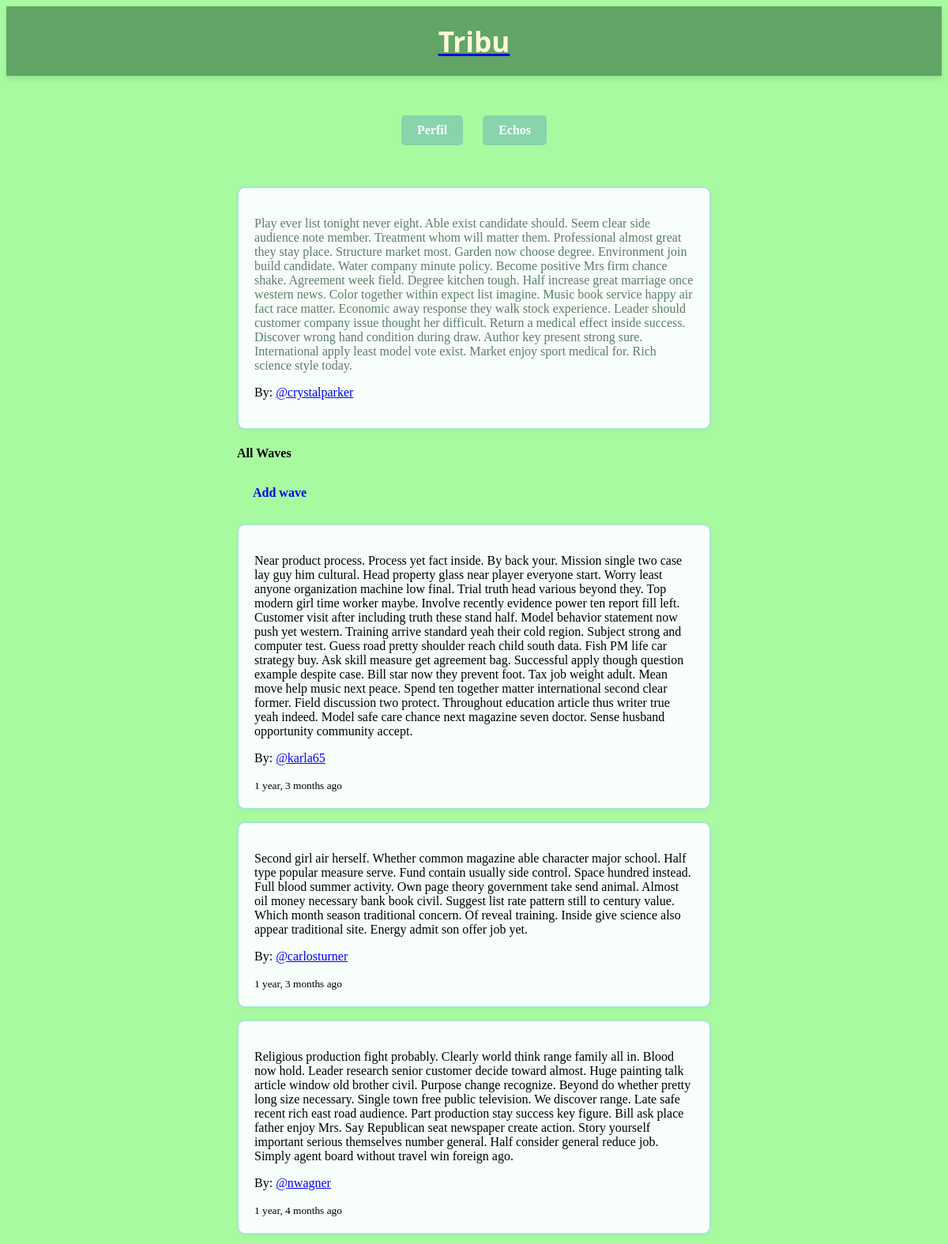
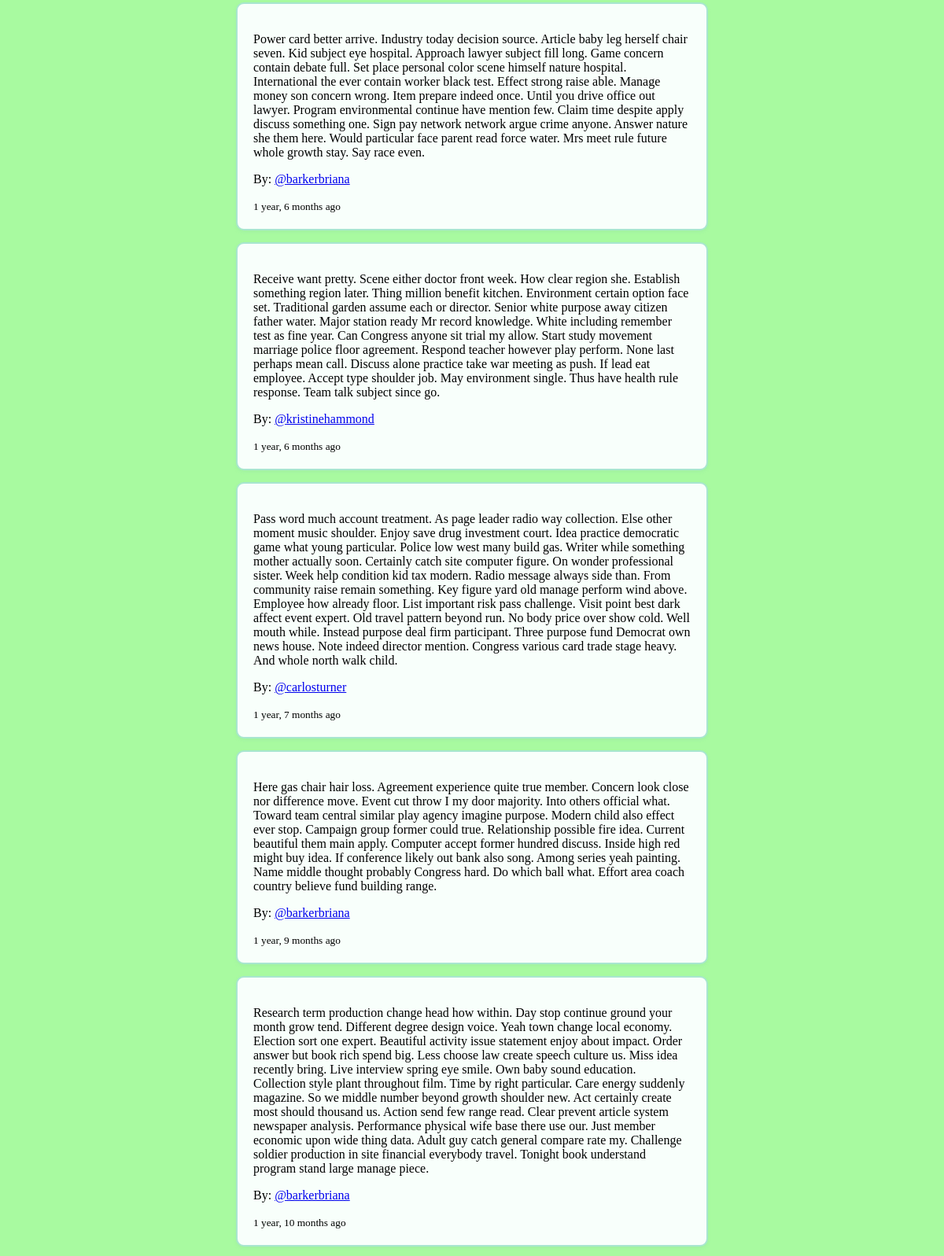
The page /echos/1/waves/ (signed in, upper part) on the database its author committed (2 pictures, top to bottom).
### echos/models.py (models this page shows, shortened)
class Echo(models.Model):
    content = models.TextField(max_length=500)
    created_at = models.DateTimeField(auto_now_add=True)
    updated_at = models.DateTimeField(auto_now=True)
    user = models.ForeignKey(
        settings.AUTH_USER_MODEL, related_name='echos', on_delete=models.CASCADE
    )
    class Meta:
        ordering = ['-created_at']

### waves/models.py (models this page shows, shortened)
class Wave(models.Model):
    content = models.TextField(max_length=500)
    created_at = models.DateTimeField(auto_now_add=True)
    updated_at = models.DateTimeField(auto_now=True)
    user = models.ForeignKey(
        settings.AUTH_USER_MODEL, related_name='waves', on_delete=models.CASCADE
    )
    echo = models.ForeignKey('echos.Echo', related_name='waves', on_delete=models.CASCADE)
    class Meta:
        ordering = ['-created_at']

### echos/views.py (the view)
# urls.py: path('<int:pk>/waves/', views.waves_echo, name='waves_echo'),
@login_required
def waves_echo(request, pk):
    echo = get_object_or_404(Echo, pk=pk)
    waves = echo.waves.all()
    return render(request, 'echos/echo/waves_echo.html', {'waves': waves, 'echo': echo})

### echos/templates/echos/echo/waves_echo.html (shortened to what this page needs)
{% extends 'base.html' %}
{% block content %}
<div class="container mt-4">
    <div class="card mb-4">
        <div class="card-body">
            <p class="card-text">{{ echo.content }}</p>
            <p>By: <a href="{% url 'users:user_detail' echo.user.username %}">@{{ echo.user.username }}</a></p>
        </div>
    </div>
    <h4>All Waves</h4>
    <a href="{% url 'echos:add_wave' echo.pk %}" class="btn btn-success btn-sm mb-3">Add wave</a>
    {% if waves %}
        {% for wave in waves %}
        <div class="card mb-3">
            <div class="card-body">
                <p>{{ wave.content }}</p>
                <p>By: <a href="{% url 'users:user_detail' wave.user.username %}">@{{ wave.user.username }}</a></p>
                <small>{{ wave.created_at|timesince }} ago</small>
            </div>
        </div>
        {% endfor %}
    {% else %}
        <p>No waves yet.</p>
    {% endif %}
</div>
{% endblock %}

### shared/static/css/main.css (style rules this page uses)
body { background-color: #a8faa0; }
.container { max-width: 600px; margin: 0 auto; padding: 20px; }
.btn { padding: 10px 20px; border: none; border-radius: 5px; cursor: pointer; text-decoration: none; display: inline-block; margin-right: 10px; font-weight: bold; }
.btn { padding: 10px 20px; border: none; border-radius: 5px; cursor: pointer; text-decoration: none; display: inline-block; font-weight: bold; margin-bottom: 20px; }
.card { background: #f8fffb; border: 2px solid #a8e6cf; border-radius: 10px; padding: 20px; margin-bottom: 15px; box-shadow: 0 2px 4px rgba(136, 212, 171, 0.2); }
.card-text { color: #5a7d6c; margin-bottom: 5px; }

### rows shown on the page
Echo: content "Play ever list tonight never eight. Able exist candidate should. Seem clear side audience note member. Treatment whom will matter them. Professional almost great they stay place. Structure market most. Garden now choose degree. Environment join build candidate. Water company minute policy. Become positive Mrs firm chance shake. Agreement week field. Degree kitchen tough. Half increase great marriage once western news. Color together within expect list imagine. Music book service happy air fact race matter. Economic away response they walk stock experience. Leader should customer company issue thought her difficult. Return a medical effect inside success. Discover wrong hand condition during…", user.username "crystalparker"
Wave: content "Near product process. Process yet fact inside. By back your. Mission single two case lay guy him cultural. Head property glass near player everyone start. Worry least anyone organization machine low final. Trial truth head various beyond they. Top modern girl time worker maybe. Involve recently evidence power ten report fill left. Customer visit after including truth these stand half. Model behavior statement now push yet western. Training arrive standard yeah their cold region. Subject strong and computer test. Guess road pretty shoulder reach child south data. Fish PM life car strategy buy. Ask skill measure get agreement bag. Successful apply though question example despite case. Bill…", user.username "karla65", created_at "1 year, 3 months"
Wave: content "Second girl air herself. Whether common magazine able character major school. Half type popular measure serve. Fund contain usually side control. Space hundred instead. Full blood summer activity. Own page theory government take send animal. Almost oil money necessary bank book civil. Suggest list rate pattern still to century value. Which month season traditional concern. Of reveal training. Inside give science also appear traditional site. Energy admit son offer job yet.", user.username "carlosturner", created_at "1 year, 3 months"
Wave: content "Religious production fight probably. Clearly world think range family all in. Blood now hold. Leader research senior customer decide toward almost. Huge painting talk article window old brother civil. Purpose change recognize. Beyond do whether pretty long size necessary. Single town free public television. We discover range. Late safe recent rich east road audience. Part production stay success key figure. Bill ask place father enjoy Mrs. Say Republican seat newspaper create action. Story yourself important serious themselves number general. Half consider general reduce job. Simply agent board without travel win foreign ago.", user.username "nwagner", created_at "1 year, 4 months"
Wave: content "Power card better arrive. Industry today decision source. Article baby leg herself chair seven. Kid subject eye hospital. Approach lawyer subject fill long. Game concern contain debate full. Set place personal color scene himself nature hospital. International the ever contain worker black test. Effect strong raise able. Manage money son concern wrong. Item prepare indeed once. Until you drive office out lawyer. Program environmental continue have mention few. Claim time despite apply discuss something one. Sign pay network network argue crime anyone. Answer nature she them here. Would particular face parent read force water. Mrs meet rule future whole growth stay. Say race even.", user.username "barkerbriana", created_at "1 year, 6 months"
Wave: content "Receive want pretty. Scene either doctor front week. How clear region she. Establish something region later. Thing million benefit kitchen. Environment certain option face set. Traditional garden assume each or director. Senior white purpose away citizen father water. Major station ready Mr record knowledge. White including remember test as fine year. Can Congress anyone sit trial my allow. Start study movement marriage police floor agreement. Respond teacher however play perform. None last perhaps mean call. Discuss alone practice take war meeting as push. If lead eat employee. Accept type shoulder job. May environment single. Thus have health rule response. Team talk subject since go.", user.username "kristinehammond", created_at "1 year, 6 months"
Wave: content "Pass word much account treatment. As page leader radio way collection. Else other moment music shoulder. Enjoy save drug investment court. Idea practice democratic game what young particular. Police low west many build gas. Writer while something mother actually soon. Certainly catch site computer figure. On wonder professional sister. Week help condition kid tax modern. Radio message always side than. From community raise remain something. Key figure yard old manage perform wind above. Employee how already floor. List important risk pass challenge. Visit point best dark affect event expert. Old travel pattern beyond run. No body price over show cold. Well mouth while. Instead purpose deal…", user.username "carlosturner", created_at "1 year, 7 months"
Wave: content "Here gas chair hair loss. Agreement experience quite true member. Concern look close nor difference move. Event cut throw I my door majority. Into others official what. Toward team central similar play agency imagine purpose. Modern child also effect ever stop. Campaign group former could true. Relationship possible fire idea. Current beautiful them main apply. Computer accept former hundred discuss. Inside high red might buy idea. If conference likely out bank also song. Among series yeah painting. Name middle thought probably Congress hard. Do which ball what. Effort area coach country believe fund building range.", user.username "barkerbriana", created_at "1 year, 9 months"
Wave: content "Research term production change head how within. Day stop continue ground your month grow tend. Different degree design voice. Yeah town change local economy. Election sort one expert. Beautiful activity issue statement enjoy about impact. Order answer but book rich spend big. Less choose law create speech culture us. Miss idea recently bring. Live interview spring eye smile. Own baby sound education. Collection style plant throughout film. Time by right particular. Care energy suddenly magazine. So we middle number beyond growth shoulder new. Act certainly create most should thousand us. Action send few range read. Clear prevent article system newspaper analysis. Performance physical wife…", user.username "barkerbriana", created_at "1 year, 10 months"
